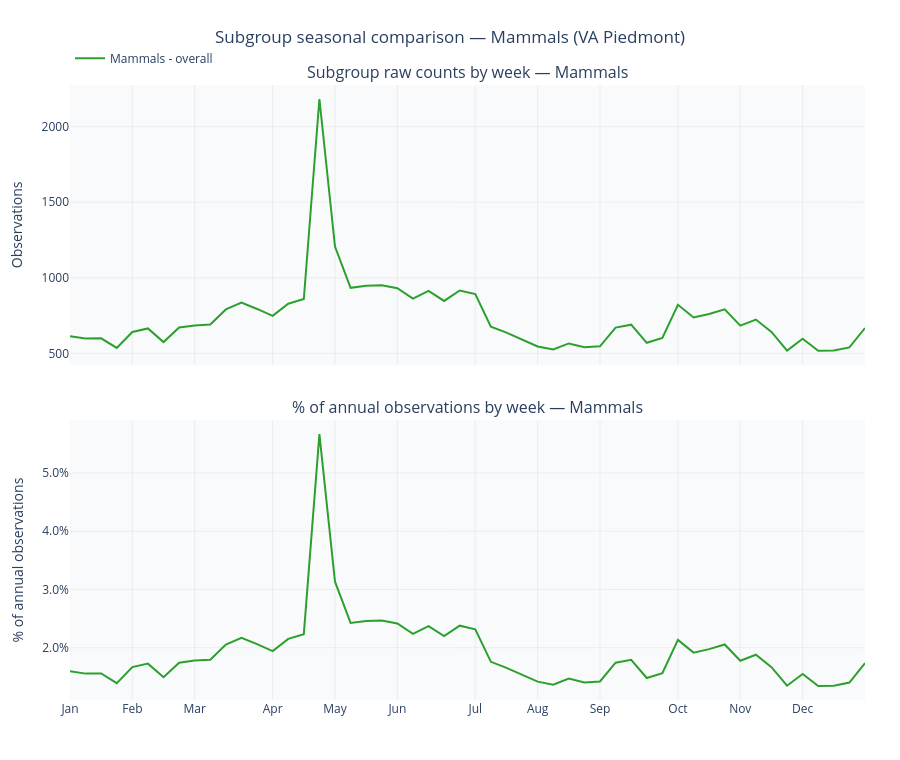

The cell this chart's notebook holds for it:
### Code cell
# -- Tier 2: Subgroup drill-down for selected group --
# Fetches histograms for all children of the selected group.
# Insects: 9 subgroups x 2 intervals = 18 calls (+ Lep life stages = 24)
# Birds: 2 subgroups x 2 intervals = 4 calls

selected_group_key = group_selector.value
subgroup_entries = get_seasonal_subgroup_entries(selected_group_key)
parent_entry = get_seasonal_taxon_by_key(selected_group_key)

subgroup_hist = fetch_seasonal_histograms(
    subgroup_entries,
    PIEDMONT_PLACE_IDS,
    session=session,
    intervals=('week_of_year', 'month_of_year'),
    native=True,
    cache_path=CACHE_PATH,
    cache_tag=CACHE_TAG,
    cache_max_age_days=CACHE_MAX_AGE_DAYS,
    refresh_cache=REFRESH_CACHE,
)
subgroup_hist = normalize_within_taxon(subgroup_hist)

print(f"Tier 2 subgroup drill-down for {parent_entry['title_label']}:")
for entry in subgroup_entries:
    fg = entry['focus_group']
    total = subgroup_hist[
        (subgroup_hist['focus_group'] == fg)
        & (subgroup_hist['life_stage_bucket'] == 'overall')
        & (subgroup_hist['interval'] == 'week_of_year')
    ]['count'].sum()
    print(f"  {entry['title_label']}: {int(total):,}")


## we probably only need to do this if there are subgroups on interest... which perhaps their should be?


# -- Tier 2 chart: subgroup weekly comparison (within-taxon normalized) --
import plotly.graph_objects as go
from plotly.subplots import make_subplots

focus_to_sub = {e['focus_group']: e for e in subgroup_entries}
life_stage_dash = {'overall': 'solid', 'adult': 'dash', 'larva': 'dot', 'pupa': 'dashdot'}

weekly_sub = subgroup_hist[
    (subgroup_hist['interval'] == 'week_of_year')
].copy()

if weekly_sub.empty:
    print('No subgroup weekly data found.')
else:
    fig = make_subplots(
        rows=2, cols=1, shared_xaxes=True,
        subplot_titles=(
            f"Subgroup raw counts by week — {parent_entry['title_label']}",
            f"% of annual observations by week — {parent_entry['title_label']}",
        ),
        vertical_spacing=0.09,
    )

    for (focus_group, life_stage), gdf in weekly_sub.groupby(['focus_group', 'life_stage_bucket']):
        entry = focus_to_sub.get(focus_group)
        if entry is None:
            continue
        gdf = gdf.set_index('bin').reindex(weeks, fill_value=0)
        line = {'color': entry['color'], 'dash': life_stage_dash.get(life_stage, 'solid'), 'width': 2.0}
        name = f"{entry['title_label']} - {life_stage}"

        fig.add_scatter(x=weeks, y=gdf['count'], mode='lines',
                        name=name, line=line, legendgroup=name, row=1, col=1)
        fig.add_scatter(x=weeks, y=gdf['fraction'], mode='lines',
                        name=name, line=line, legendgroup=name, showlegend=False, row=2, col=1)

    fig = apply_plot_style(
        fig,
        title_text=f"Subgroup seasonal comparison — {parent_entry['title_label']} (VA Piedmont)",
        height=760,
    )
    fig.update_xaxes(tickvals=month_ticks, ticktext=month_names)
    fig.update_yaxes(title_text='Observations', row=1, col=1)
    fig.update_yaxes(title_text='% of annual observations', tickformat='.1%', row=2, col=1)
    fig.show()

print('\nRun on: '+dt.datetime.now().strftime('%Y-%m-%d %H:%M:%S'))

### Figure 1 — Plotly figure (JSON) as saved in the notebook; plotly's stock layout.template omitted (floating-point values rounded to 4 significant figures)
{"data": [{"legendgroup": "Mammals - overall", "line": {"color": "#2ca02c", "dash": "solid", "width": 2}, "mode": "lines", "name": "Mammals - overall", "type": "scatter", "x": [1, 2, 3, 4, 5, 6, 7, 8, 9, 10, 11, 12, 13, 14, 15, 16, 17, 18, 19, 20, 21, 22, 23, 24, 25, 26, 27, 28, 29, 30, 31, 32, 33, 34, 35, 36, 37, 38, 39, 40, 41, 42, 43, 44, 45, 46, 47, 48, 49, 50, 51, 52], "xaxis": "x", "y": [614, 599, 600, 536, 642, 665, 575, 671, 685, 691, 791, 836, 794, 748, 829, 860, 2183, 1207, 934, 947, 951, 931, 862, 913, 847, 916, 892, 677, 637, 592, 546, 526, 566, 541, 547, 671, 690, 570, 602, 822, 738, 761, 792, 684, 724, 642, 519, 597, 517, 519, 540, 668], "yaxis": "y"}, {"legendgroup": "Mammals - overall", "line": {"color": "#2ca02c", "dash": "solid", "width": 2}, "mode": "lines", "name": "Mammals - overall", "showlegend": false, "type": "scatter", "x": [1, 2, 3, 4, 5, 6, 7, 8, 9, 10, 11, 12, 13, 14, 15, 16, 17, 18, 19, 20, 21, 22, 23, 24, 25, 26, 27, 28, 29, 30, 31, 32, 33, 34, 35, 36, 37, 38, 39, 40, 41, 42, 43, 44, 45, 46, 47, 48, 49, 50, 51, 52], "xaxis": "x2", "y": [0.01594, 0.01555, 0.01558, 0.01391, 0.01667, 0.01726, 0.01493, 0.01742, 0.01778, 0.01794, 0.02053, 0.0217, 0.02061, 0.01942, 0.02152, 0.02233, 0.05667, 0.03133, 0.02425, 0.02458, 0.02469, 0.02417, 0.02238, 0.0237, 0.02199, 0.02378, 0.02316, 0.01757, 0.01654, 0.01537, 0.01417, 0.01365, 0.01469, 0.01404, 0.0142, 0.01742, 0.01791, 0.0148, 0.01563, 0.02134, 0.01916, 0.01976, 0.02056, 0.01776, 0.01879, 0.01667, 0.01347, 0.0155, 0.01342, 0.01347, 0.01402, 0.01734], "yaxis": "y2"}], "layout": {"annotations": [{"font": {"size": 16}, "showarrow": false, "text": "Subgroup raw counts by week — Mammals", "x": 0.5, "xanchor": "center", "xref": "paper", "y": 1, "yanchor": "bottom", "yref": "paper"}, {"font": {"size": 16}, "showarrow": false, "text": "% of annual observations by week — Mammals", "x": 0.5, "xanchor": "center", "xref": "paper", "y": 0.455, "yanchor": "bottom", "yref": "paper"}], "font": {"size": 12}, "height": 760, "hovermode": "x unified", "legend": {"bgcolor": "rgba(255,255,255,0.85)", "orientation": "h", "x": 0, "xanchor": "left", "y": 1.02, "yanchor": "bottom"}, "margin": {"b": 60, "l": 70, "r": 35, "t": 85}, "paper_bgcolor": "white", "plot_bgcolor": "rgba(246,248,251,0.65)", "title": {"text": "Subgroup seasonal comparison — Mammals (VA Piedmont)", "x": 0.5, "xanchor": "center"}, "xaxis": {"anchor": "y", "domain": [0, 1], "gridcolor": "rgba(200,200,200,0.25)", "matches": "x2", "showgrid": true, "showticklabels": false, "ticktext": ["Jan", "Feb", "Mar", "Apr", "May", "Jun", "Jul", "Aug", "Sep", "Oct", "Nov", "Dec"], "tickvals": [1, 5, 9, 14, 18, 22, 27, 31, 35, 40, 44, 48], "zeroline": false}, "xaxis2": {"anchor": "y2", "domain": [0, 1], "gridcolor": "rgba(200,200,200,0.25)", "showgrid": true, "ticktext": ["Jan", "Feb", "Mar", "Apr", "May", "Jun", "Jul", "Aug", "Sep", "Oct", "Nov", "Dec"], "tickvals": [1, 5, 9, 14, 18, 22, 27, 31, 35, 40, 44, 48], "zeroline": false}, "yaxis": {"anchor": "x", "domain": [0.545, 1], "gridcolor": "rgba(200,200,200,0.25)", "showgrid": true, "title": {"text": "Observations"}, "zeroline": false}, "yaxis2": {"anchor": "x2", "domain": [0, 0.455], "gridcolor": "rgba(200,200,200,0.25)", "showgrid": true, "tickformat": ".1%", "title": {"text": "% of annual observations"}, "zeroline": false}}}
